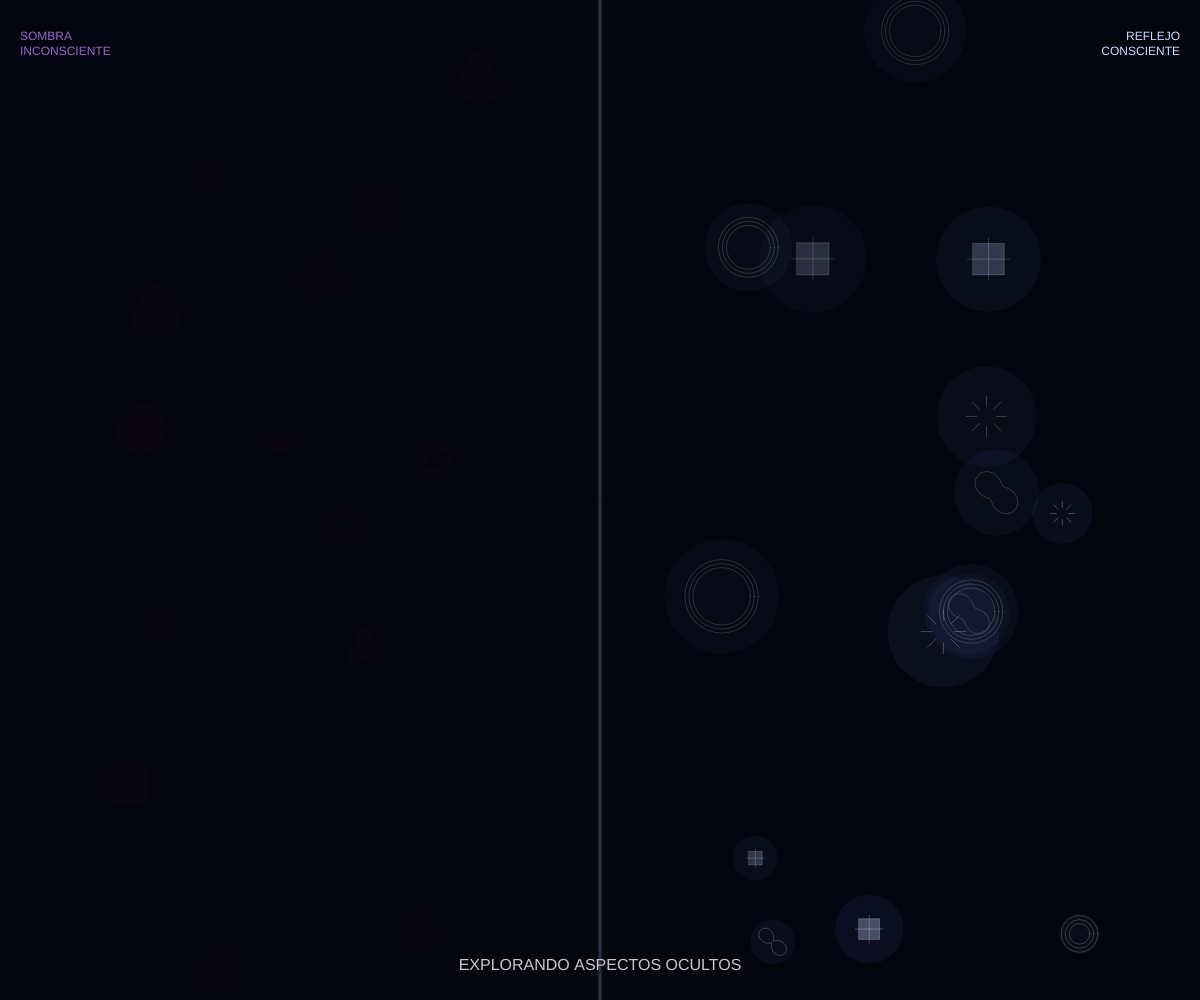
Frame 1 (no input)
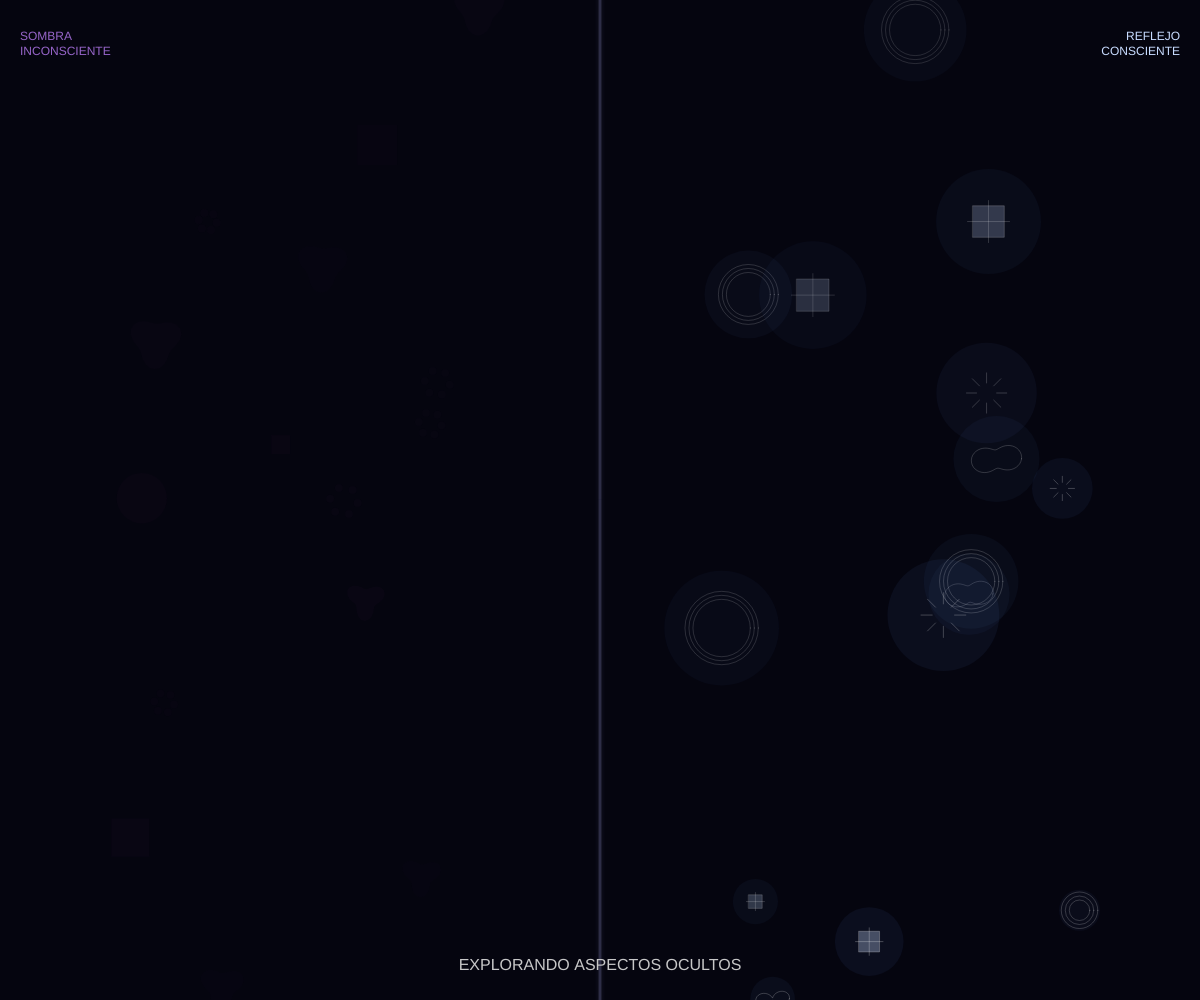
Frame 60 (no input)
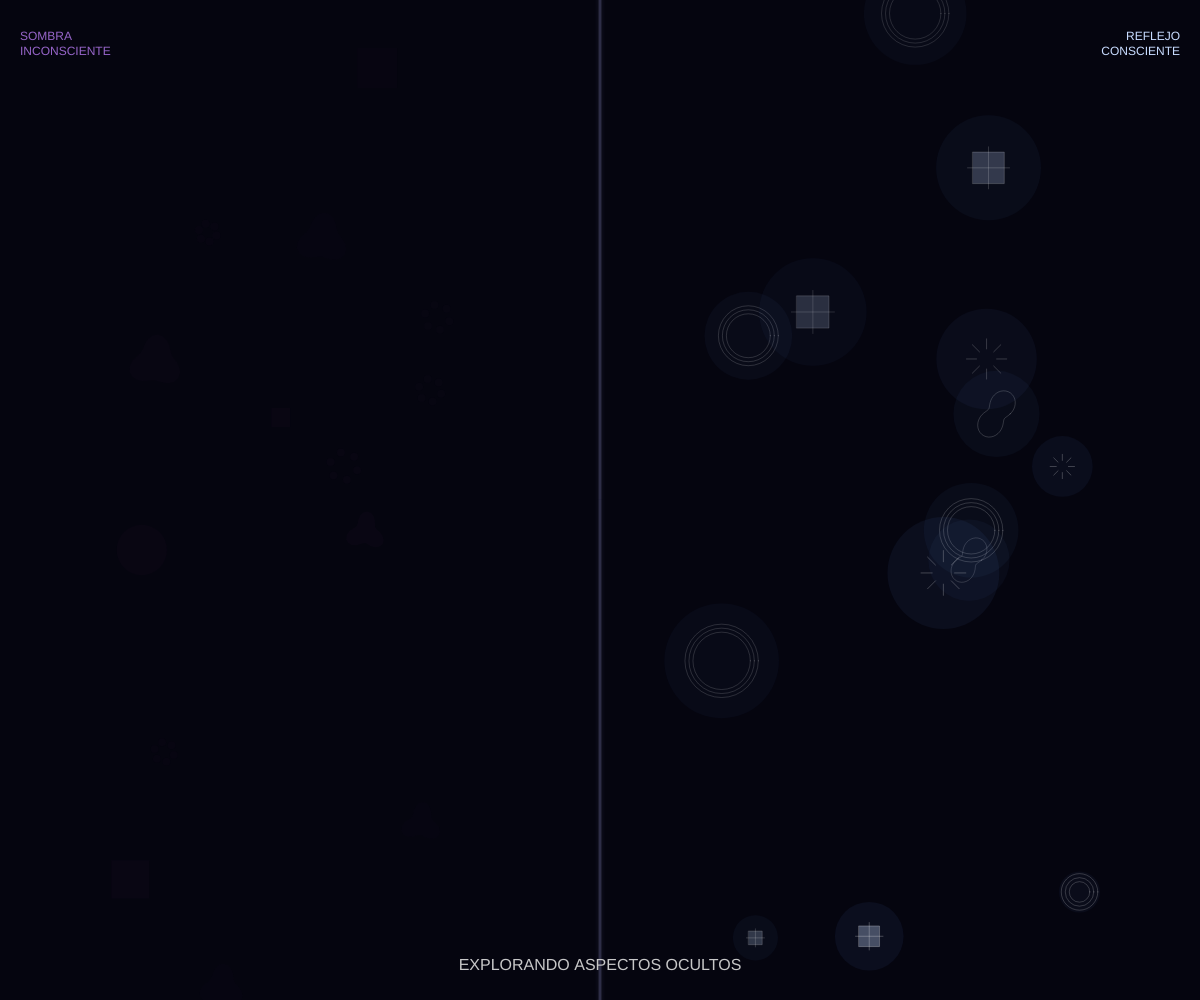
Frame 120 (the mouse pressed at the canvas centre since frame 60)

The p5.js sketch that drew these frames (run headless with seeded random() and noise() and a simulated clock; from frame 60 on, the mouse is pressed at the canvas centre):

// p5.js sketch
// ── sketch.js
let sombras = [];
let reflejos = [];
let tiempoInicio;
let fase = 0;

function setup() {
  createCanvas(windowWidth, windowHeight);
  tiempoInicio = millis();
  
  // Crear sombras ocultas
  for (let i = 0; i < 15; i++) {
    sombras.push({
      x: random(width * 0.1, width * 0.4),
      y: random(height),
      tam: random(20, 60),
      opacidad: random(30, 80),
      velocidad: random(0.5, 1.5),
      tipo: floor(random(4))
    });
  }
  
  // Crear reflejos conscientes
  for (let i = 0; i < 15; i++) {
    reflejos.push({
      x: random(width * 0.6, width * 0.9),
      y: random(height),
      tam: random(20, 60),
      brillo: random(100, 200),
      velocidad: random(0.3, 1),
      tipo: floor(random(4))
    });
  }
}

function draw() {
  background(5, 5, 15);
  
  // Línea divisoria central (espejo)
  stroke(80, 80, 120, 100);
  strokeWeight(3);
  line(width/2, 0, width/2, height);
  
  // Efecto de espejo brillante
  for (let i = 0; i < 5; i++) {
    stroke(150, 150, 200, 20 - i * 3);
    strokeWeight(1);
    line(width/2 - i, 0, width/2 - i, height);
    line(width/2 + i, 0, width/2 + i, height);
  }
  
  // Actualizar fase cada 6 segundos
  if (millis() - tiempoInicio > 6000 && fase < 3) {
    fase++;
    tiempoInicio = millis();
  }
  
  // Mostrar sombras (lado izquierdo - inconsciente)
  push();
  for (let sombra of sombras) {
    sombra.y += sin(frameCount * 0.01 + sombra.x * 0.01) * sombra.velocidad;
    
    // Mantener en pantalla
    if (sombra.y > height + 50) sombra.y = -50;
    if (sombra.y < -50) sombra.y = height + 50;
    
    let alpha = sombra.opacidad * (fase < 2 ? 1 : 0.3);
    fill(20, 10, 30, alpha);
    noStroke();
    
    // Diferentes formas de sombra según tipo
    switch(sombra.tipo) {
      case 0: // Miedo circular
        ellipse(sombra.x, sombra.y, sombra.tam);
        break;
      case 1: // Ira angular
        rectMode(CENTER);
        rect(sombra.x, sombra.y, sombra.tam * 0.8, sombra.tam * 0.8);
        break;
      case 2: // Tristeza ondulante
        beginShape();
        for (let a = 0; a < TWO_PI; a += 0.2) {
          let r = sombra.tam * 0.5 + sin(a * 3 + frameCount * 0.05) * 5;
          let x = sombra.x + cos(a) * r;
          let y = sombra.y + sin(a) * r;
          vertex(x, y);
        }
        endShape(CLOSE);
        break;
      default: // Confusión irregular
        for (let j = 0; j < 6; j++) {
          let ang = j * PI/3 + frameCount * 0.02;
          let x = sombra.x + cos(ang) * sombra.tam * 0.3;
          let y = sombra.y + sin(ang) * sombra.tam * 0.3;
          ellipse(x, y, 8);
        }
    }
  }
  pop();
  
  // Mostrar reflejos (lado derecho - consciente)
  push();
  for (let reflejo of reflejos) {
    reflejo.y += sin(frameCount * 0.01 + reflejo.x * 0.01) * reflejo.velocidad;
    
    // Mantener en pantalla
    if (reflejo.y > height + 50) reflejo.y = -50;
    if (reflejo.y < -50) reflejo.y = height + 50;
    
    let intensidad = reflejo.brillo * (fase >= 1 ? 1 : 0.4);
    
    // Aura luminosa
    fill(100, 150, 255, intensidad * 0.2);
    noStroke();
    ellipse(reflejo.x, reflejo.y, reflejo.tam * 2);
    
    fill(200, 220, 255, intensidad);
    stroke(255, 255, 255, intensidad * 0.8);
    strokeWeight(1);
    
    // Diferentes formas conscientes según tipo
    switch(reflejo.tipo) {
      case 0: // Amor radiante
        for (let r = 0; r < 3; r++) {
          noFill();
          ellipse(reflejo.x, reflejo.y, reflejo.tam + r * 8);
        }
        break;
      case 1: // Sabiduría estructurada
        rectMode(CENTER);
        rect(reflejo.x, reflejo.y, reflejo.tam * 0.6, reflejo.tam * 0.6);
        line(reflejo.x - reflejo.tam * 0.4, reflejo.y, reflejo.x + reflejo.tam * 0.4, reflejo.y);
        line(reflejo.x, reflejo.y - reflejo.tam * 0.4, reflejo.x, reflejo.y + reflejo.tam * 0.4);
        break;
      case 2: // Compasión fluida
        noFill();
        beginShape();
        for (let a = 0; a < TWO_PI; a += 0.1) {
          let r = reflejo.tam * 0.4 + sin(a * 2 + frameCount * 0.03) * 8;
          let x = reflejo.x + cos(a) * r;
          let y = reflejo.y + sin(a) * r;
          vertex(x, y);
        }
        endShape(CLOSE);
        break;
      default: // Claridad estelar
        for (let j = 0; j < 8; j++) {
          let ang = j * PI/4;
          let x1 = reflejo.x + cos(ang) * reflejo.tam * 0.2;
          let y1 = reflejo.y + sin(ang) * reflejo.tam * 0.2;
          let x2 = reflejo.x + cos(ang) * reflejo.tam * 0.4;
          let y2 = reflejo.y + sin(ang) * reflejo.tam * 0.4;
          line(x1, y1, x2, y2);
        }
    }
  }
  pop();
  
  // Conexiones entre sombra y reflejo (integración)
  if (fase >= 2) {
    stroke(120, 80, 200, 60);
    strokeWeight(1);
    for (let i = 0; i < min(sombras.length, reflejos.length); i++) {
      let conexion = sin(frameCount * 0.02 + i) * 0.5 + 0.5;
      if (conexion > 0.3) {
        line(sombras[i].x, sombras[i].y, reflejos[i].x, reflejos[i].y);
      }
    }
  }
  
  // Texto informativo
  fill(200);
  textAlign(CENTER);
  textSize(16);
  let mensajes = [
    "EXPLORANDO ASPECTOS OCULTOS",
    "RECONOCIENDO PATRONES SOMBRA", 
    "INTEGRANDO POLARIDADES",
    "UNIDAD CONSCIENTE LOGRADA"
  ];
  text(mensajes[fase], width/2, height - 30);
  
  // Etiquetas laterales
  textAlign(LEFT);
  textSize(12);
  fill(150, 100, 200);
  text("SOMBRA\nINCONSCIENTE", 20, 40);
  
  textAlign(RIGHT);
  fill(200, 220, 255);
  text("REFLEJO\nCONSCIENTE", width - 20, 40);
}

function windowResized() {
  resizeCanvas(windowWidth, windowHeight);
}
